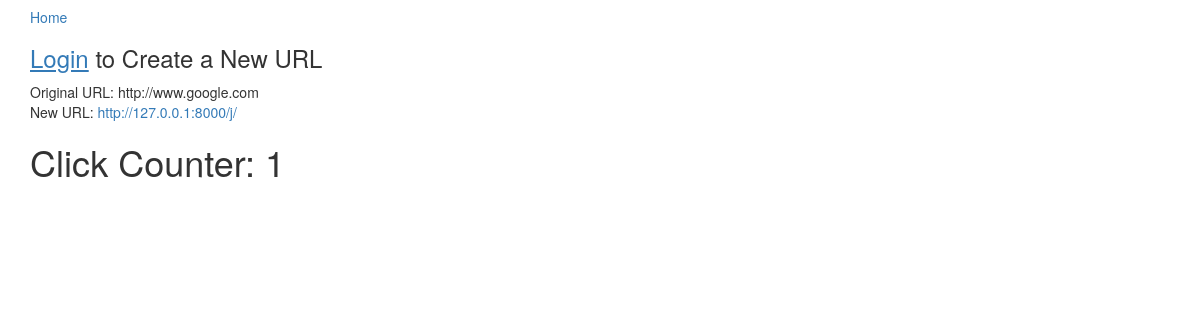
The app's page /user/4, older data.
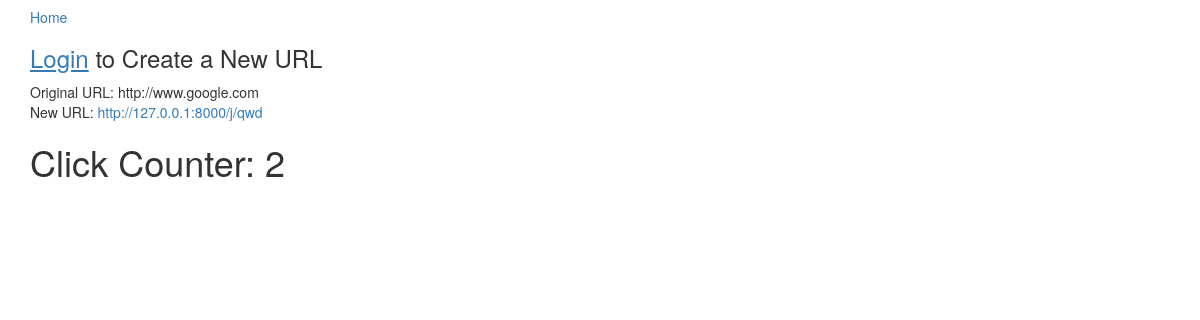
The same page, newer data.
### app/models.py (models this page shows, shortened)
class URL(models.Model):
    input_url = models.URLField()
    title = models.CharField(max_length=40)
    description = models.TextField(blank=True)
    output_url = models.CharField(max_length=100)
    timestamp = models.DateTimeField(auto_now_add=True)
    user = models.ForeignKey(User)
    class Meta:
        ordering = ["-timestamp"]
    @property
    def click_count(self):
        return self.click_set.all().count()

### app/views.py (the view)
# urls.py: url(r'^user/(?P<pk>\d+)', URLDetailView.as_view(), name="url_detail_view")
class URLDetailView(DetailView):
    model = URL

### templates/app/url_detail.html
{% extends "base.html" %}
{% block content %}
    <div> Original URL: {{ object.input_url }}
    </div> New URL: <a target ="blank" href="{% url 'redirect_view' url.output_url %}">http://127.0.0.1:8000/j/{{ object.output_url }}</a>
    <h1>Click Counter: {{ object.click_count }}</h1>
{% endblock %}

Row changes from the older to the newer data that the page shows:
changed URL "http://www.google.com": output_url (not shown) → "qwd"; click_count "1" → "2"
